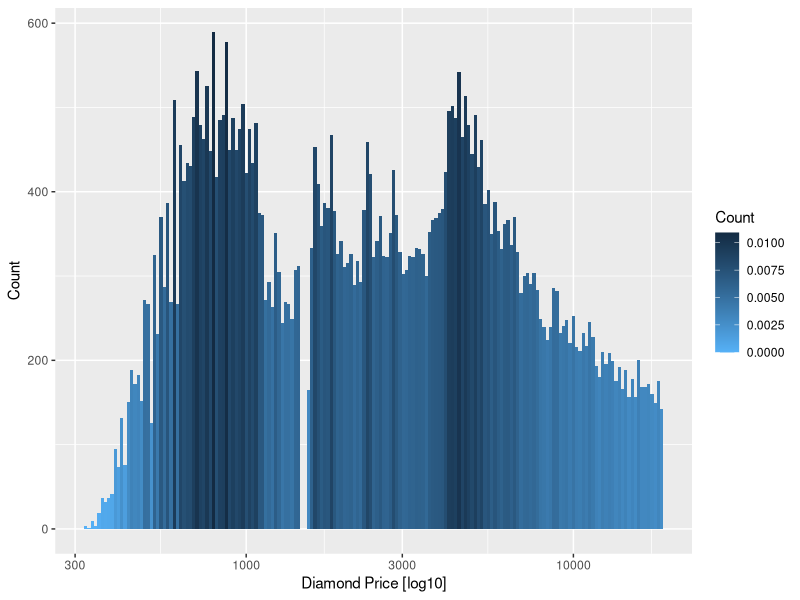

Here is the R script that generated this plot:
library(ggplot2)
library(scales)
library(RColorBrewer)
library(mixtools)

NUM_COMPONENTS <- 2

set.seed(12345) # for reproducibility

data(diamonds, package='ggplot2')  # use built-in data
myData <- diamonds$price

# extract 'k' components from mixed distribution 'data'
mix.info <- normalmixEM(myData, k = NUM_COMPONENTS,
                        maxit = 100, epsilon = 0.01)
summary(mix.info)

numComponents <- length(mix.info$sigma)
message("Extracted number of component distributions: ",
        numComponents)

calc.components <- function(x, mix, comp.number) {
  
  mix$lambda[comp.number] *
    dnorm(x, mean = mix$mu[comp.number], sd = mix$sigma[comp.number])
}

# we could select needed number of colors randomly:
#DISTRIB_COLORS <- sample(colors(), numComponents)

# or, better, use a palette with more color differentiation:
DISTRIB_COLORS <- brewer.pal(numComponents, "Set1")

distComps <- lapply(seq(numComponents), function(i)
  stat_function(fun = calc.components,
                arg = list(mix = mix.info, comp.number = i),
                geom = "line",
                size = 1,
                color = DISTRIB_COLORS[i])) # "red"

g <- ggplot(data.frame(x = myData)) +
  scale_fill_continuous("Count", low="#56B1F7", high="#132B43") + 
  scale_x_log10("Diamond Price [log10]", labels = prettyNum) +
  scale_y_continuous("Count") +
  geom_histogram(aes(x = myData, fill = 0.01 * ..density..), # ..count..
                 binwidth = 0.01) +
  distComps

print(g + distComps)
